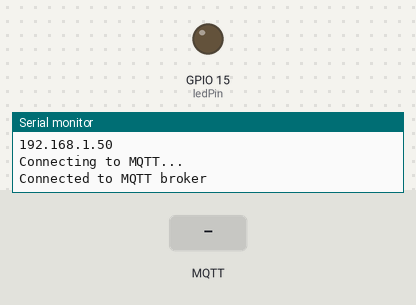
The sketch below on a simulated ESP32. On the bench: output pins drawn as LEDs (lit = HIGH), the last lines printed to the serial monitor. The test bench sets the inputs (shaded band). WiFi joins after 1.5 s; servers stay silent unless stated; no MQTT or app messages arrive unless stated.

Above: at 2.7 s.
2.8 s: MQTT message "1" arrives on the first subscribed topic
At 4.0 s:
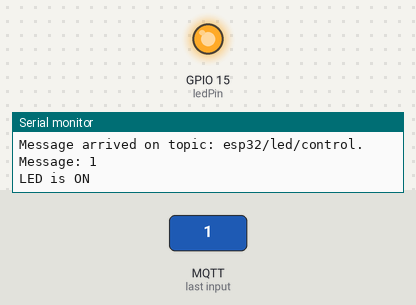
4.3 s: MQTT message "0" arrives on the first subscribed topic
At 5.4 s:
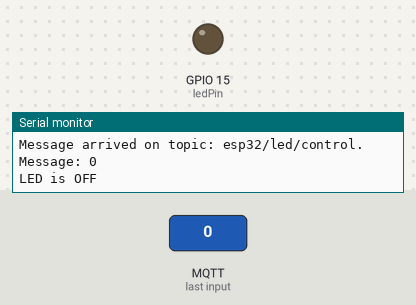
Timing chart, 0 to 7.3 s (numbered marks = the images above; inputs shaded):
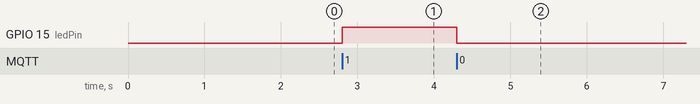

The sketch:

mtqq.ino
```cpp
#include <WiFi.h>
#include <PubSubClient.h>
#include <WiFiClientSecure.h>

// Pin untuk LED
const int ledPin = 15;

//---- WiFi settings
const char* ssid = "TP-Link_2612";
const char* password = "63830903";

//---- HiveMQ Cloud Broker settings
const char* mqtt_server = "c2f562274065493ba19a32413408826b.s1.eu.hivemq.cloud";
const char* mqtt_username = "AdminRill";
const char* mqtt_password = "Admin#1234";
const int mqtt_port = 8883;
const char* mqttSubscribeTopic = "esp32/led/control";
const char* mqttPublishTopic = "esp32/led/status";

WiFiClientSecure espClient;
PubSubClient client(espClient);

// Sertifikat root HiveMQ Cloud
static const char *root_ca PROGMEM = R"EOF(
-----BEGIN CERTIFICATE-----
MIIFazCCA1OgAwIBAgIRAIIQz7DSQONZRGPgu2OCiwAwDQYJKoZIhvcNAQELBQAw
TzELMAkGA1UEBhMCVVMxKTAnBgNVBAoTIEludGVybmV0IFNlY3VyaXR5IFJlc2Vh
cmNoIEdyb3VwMRUwEwYDVQQDEwxJU1JHIFJvb3QgWDEwHhcNMTUwNjA0MTEwNDM4
WhcNMzUwNjA0MTEwNDM4WjBPMQswCQYDVQQGEwJVUzEpMCcGA1UEChMgSW50ZXJu
ZXQgU2VjdXJpdHkgUmVzZWFyY2ggR3JvdXAxFTATBgNVBAMTDElTUkcgUm9vdCBY
MTCCAiIwDQYJKoZIhvcNAQEBBQADggIPADCCAgoCggIBAK3oJHP0FDfzm54rVygc
h77ct984kIxuPOZXoHj3dcKi/vVqbvYATyjb3miGbESTtrFj/RQSa78f0uoxmyF+
0TM8ukj13Xnfs7j/EvEhmkvBioZxaUpmZmyPfjxwv60pIgbz5MDmgK7iS4+3mX6U
A5/TR5d8mUgjU+g4rk8Kb4Mu0UlXjIB0ttov0DiNewNwIRt18jA8+o+u3dpjq+sW
T8KOEUt+zwvo/7V3LvSye0rgTBIlDHCNAymg4VMk7BPZ7hm/ELNKjD+Jo2FR3qyH
B5T0Y3HsLuJvW5iB4YlcNHlsdu87kGJ55tukmi8mxdAQ4Q7e2RCOFvu396j3x+UC
B5iPNgiV5+I3lg02dZ77DnKxHZu8A/lJBdiB3QW0KtZB6awBdpUKD9jf1b0SHzUv
KBds0pjBqAlkd25HN7rOrFleaJ1/ctaJxQZBKT5ZPt0m9STJEadao0xAH0ahmbWn
OlFuhjuefXKnEgV4We0+UXgVCwOPjdAvBbI+e0ocS3MFEvzG6uBQE3xDk3SzynTn
jh8BCNAw1FtxNrQHusEwMFxIt4I7mKZ9YIqioymCzLq9gwQbooMDQaHWBfEbwrbw
qHyGO0aoSCqI3Haadr8faqU9GY/rOPNk3sgrDQoo//fb4hVC1CLQJ13hef4Y53CI
rU7m2Ys6xt0nUW7/vGT1M0NPAgMBAAGjQjBAMA4GA1UdDwEB/wQEAwIBBjAPBgNV
HRMBAf8EBTADAQH/MB0GA1UdDgQWBBR5tFnme7bl5AFzgAiIyBpY9umbbjANBgkq
hkiG9w0BAQsFAAOCAgEAVR9YqbyyqFDQDLHYGmkgJykIrGF1XIpu+ILlaS/V9lZL
ubhzEFnTIZd+50xx+7LSYK05qAvqFyFWhfFQDlnrzuBZ6brJFe+GnY+EgPbk6ZGQ
3BebYhtF8GaV0nxvwuo77x/Py9auJ/GpsMiu/X1+mvoiBOv/2X/qkSsisRcOj/KK
NFtY2PwByVS5uCbMiogziUwthDyC3+6WVwW6LLv3xLfHTjuCvjHIInNzktHCgKQ5
ORAzI4JMPJ+GslWYHb4phowim57iaztXOoJwTdwJx4nLCgdNbOhdjsnvzqvHu7Ur
TkXWStAmzOVyyghqpZXjFaH3pO3JLF+l+/+sKAIuvtd7u+Nxe5AW0wdeRlN8NwdC
jNPElpzVmbUq4JUagEiuTDkHzsxHpFKVK7q4+63SM1N95R1NbdWhscdCb+ZAJzVc
oyi3B43njTOQ5yOf+1CceWxG1bQVs5ZufpsMljq4Ui0/1lvh+wjChP4kqKOJ2qxq
4RgqsahDYVvTH9w7jXbyLeiNdd8XM2w9U/t7y0Ff/9yi0GE44Za4rF2LN9d11TPA
mRGunUHBcnWEvgJBQl9nJEiU0Zsnvgc/ubhPgXRR4Xq37Z0j4r7g1SgEEzwxA57d
emyPxgcYxn/eR44/KJ4EBs+lVDR3veyJm+kXQ99b21/+jh5Xos1AnX5iItreGCc=
-----END CERTIFICATE-----
)EOF";

// Fungsi untuk menghubungkan ke WiFi
void setup_wifi() {
  delay(10);
  Serial.println();
  Serial.print("Connecting to ");
  Serial.println(ssid);
  WiFi.mode(WIFI_STA);
  WiFi.begin(ssid, password);

  while (WiFi.status() != WL_CONNECTED) {
    delay(500);
    Serial.print(".");
  }

  Serial.println("");
  Serial.println("WiFi connected");
  Serial.println("IP address: ");
  Serial.println(WiFi.localIP());
}

// Fungsi callback MQTT
void callback(char* topic, byte* message, unsigned int length) {
  Serial.print("Message arrived on topic: ");
  Serial.print(topic);
  Serial.print(". Message: ");
  int messageValue = -1;

  for (int i = 0; i < length; i++) {
    messageValue = (int)(message[i] - '0');
  }

  Serial.println(messageValue);

  if (messageValue == 1) {
    digitalWrite(ledPin, HIGH);
    Serial.println("LED is ON");
    client.publish(mqttPublishTopic, "ON");
  } else if (messageValue == 0) {
    digitalWrite(ledPin, LOW);
    Serial.println("LED is OFF");
    client.publish(mqttPublishTopic, "OFF");
  } else {
    Serial.println("Invalid message received");
  }
}

// Fungsi untuk menghubungkan ke MQTT
void connectToMQTT() {
  while (!client.connected()) {
    Serial.println("Connecting to MQTT...");

    if (client.connect("ESP32Client", mqtt_username, mqtt_password)) {
      Serial.println("Connected to MQTT broker");
      client.subscribe(mqttSubscribeTopic);
    } else {
      Serial.print("Failed to connect. Trying again in 5 seconds.");
      delay(5000);
    }
  }
}

void setup() {
  Serial.begin(9600);
  pinMode(ledPin, OUTPUT);

  setup_wifi();
  espClient.setCACert(root_ca);
  client.setServer(mqtt_server, mqtt_port);
  client.setCallback(callback);
}

void loop() {
  if (!client.connected()) {
    connectToMQTT();
  }
  client.loop();
}
```

Measured:
- after the input at 2.8 s, GPIO 15 (ledPin): LOW → HIGH at once
- after the input at 4.3 s, GPIO 15 (ledPin): HIGH → LOW at once
